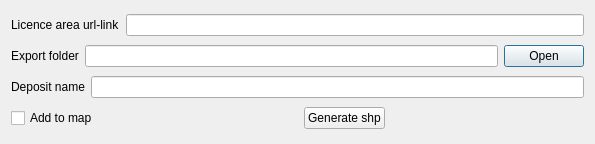
<?xml version="1.0" encoding="UTF-8"?>
<ui version="4.0">
 <class>LicAreaScraperDialogBase</class>
 <widget class="QDialog" name="LicAreaScraperDialogBase">
  <property name="geometry">
   <rect>
    <x>0</x>
    <y>0</y>
    <width>595</width>
    <height>144</height>
   </rect>
  </property>
  <property name="windowTitle">
   <string>Licence area scraper</string>
  </property>
  <layout class="QVBoxLayout" name="verticalLayout">
   <item>
    <layout class="QHBoxLayout" name="horizontalLayout">
     <item>
      <widget class="QLabel" name="label">
       <property name="text">
        <string>Licence area url-link</string>
       </property>
      </widget>
     </item>
     <item>
      <widget class="QLineEdit" name="eUrl"/>
     </item>
    </layout>
   </item>
   <item>
    <layout class="QHBoxLayout" name="horizontalLayout_2">
     <item>
      <widget class="QLabel" name="label_2">
       <property name="text">
        <string>Export folder</string>
       </property>
      </widget>
     </item>
     <item>
      <widget class="QLineEdit" name="eFolderPath">
       <property name="readOnly">
        <bool>true</bool>
       </property>
      </widget>
     </item>
     <item>
      <widget class="QPushButton" name="bOpenFolder">
       <property name="text">
        <string>Open</string>
       </property>
      </widget>
     </item>
    </layout>
   </item>
   <item>
    <layout class="QHBoxLayout" name="horizontalLayout_4">
     <item>
      <widget class="QLabel" name="label_3">
       <property name="text">
        <string>Deposit name</string>
       </property>
      </widget>
     </item>
     <item>
      <widget class="QLineEdit" name="eDepositName"/>
     </item>
    </layout>
   </item>
   <item>
    <layout class="QHBoxLayout" name="horizontalLayout_3">
     <item>
      <widget class="QCheckBox" name="cbIsAddToMap">
       <property name="text">
        <string>Add to map</string>
       </property>
      </widget>
     </item>
     <item>
      <spacer name="horizontalSpacer">
       <property name="orientation">
        <enum>Qt::Horizontal</enum>
       </property>
       <property name="sizeHint" stdset="0">
        <size>
         <width>40</width>
         <height>20</height>
        </size>
       </property>
      </spacer>
     </item>
     <item>
      <widget class="QPushButton" name="bCreate">
       <property name="text">
        <string>Generate shp</string>
       </property>
      </widget>
     </item>
     <item>
      <spacer name="horizontalSpacer_2">
       <property name="orientation">
        <enum>Qt::Horizontal</enum>
       </property>
       <property name="sizeHint" stdset="0">
        <size>
         <width>40</width>
         <height>20</height>
        </size>
       </property>
      </spacer>
     </item>
    </layout>
   </item>
  </layout>
 </widget>
 <resources/>
 <connections/>
</ui>
